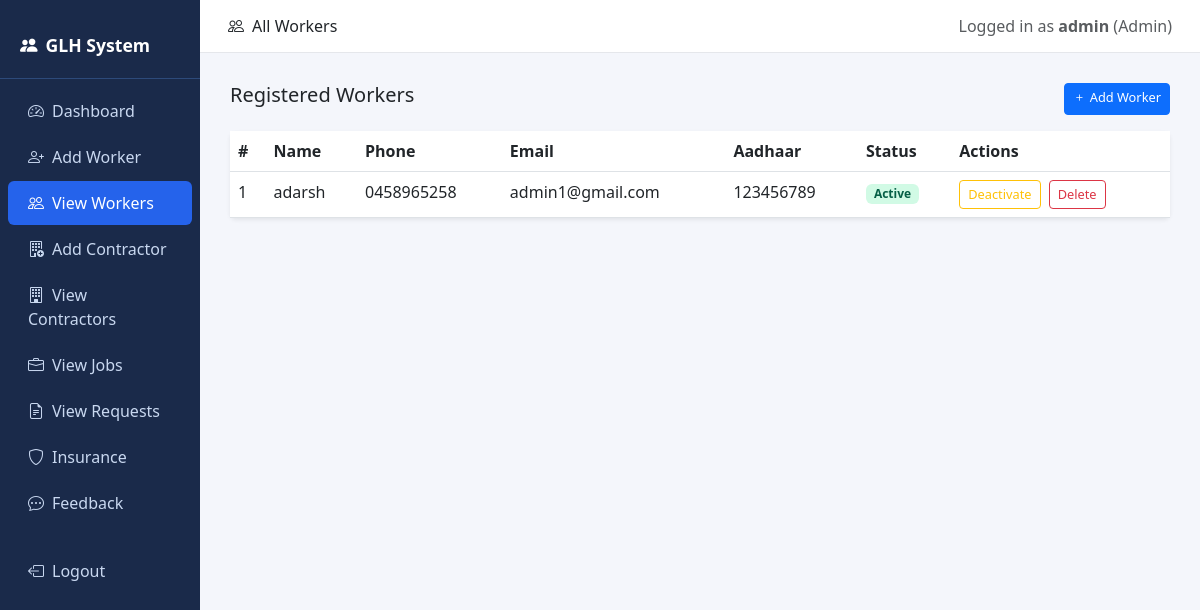
Screenshot of /admin-panel/workers/ (signed in) with the database file from the repository.
### hiring/models.py (models this page shows, shortened)
class UserProfile(models.Model):
    USER_TYPE_CHOICES = [
        ('Admin',    'Admin'),
        ('Police',   'Police'),
        ('Employer', 'Employer'),
        ('Worker',   'Worker'),
    ]
    STATUS_CHOICES = [
        ('Active',   'Active'),
        ('Inactive', 'Inactive'),
    ]
    user      = models.OneToOneField(User, on_delete=models.CASCADE, related_name='profile')
    user_type = models.CharField(max_length=20, choices=USER_TYPE_CHOICES)
    status    = models.CharField(max_length=10, choices=STATUS_CHOICES, default='Active')

class Worker(models.Model):
    GENDER_CHOICES = [('Male', 'Male'), ('Female', 'Female'), ('Other', 'Other')]
    wid             = models.AutoField(primary_key=True)
    name            = models.CharField(max_length=100)
    address         = models.TextField()
    gender          = models.CharField(max_length=10, choices=GENDER_CHOICES)
    phone           = models.CharField(max_length=15)
    email           = models.EmailField(unique=True)
    aadhaar_number  = models.CharField(max_length=12, unique=True)
    date_of_birth   = models.DateField()
    languages_known = models.CharField(max_length=200)
    login           = models.OneToOneField(UserProfile, on_delete=models.CASCADE, related_name='worker_profile')

### hiring/views.py (the view)
# urls.py: path('admin-panel/workers/',                 views.admin_view_workers,    name='admin_view_workers'),
@login_required
def admin_view_workers(request):
    if get_role(request.user) != 'Admin':
        return redirect('dashboard')
    workers = Worker.objects.select_related('login').all()
    return render(request, 'hiring/admin/view_workers.html', {'workers': workers})

### hiring/views.py (called while the page is built)
def get_role(user):
    try:
        return user.profile.user_type
    except Exception:
        return None

### hiring/templates/hiring/admin/view_workers.html (shortened to what this page needs)
{% extends "hiring/base.html" %}
{% block page_title %}<i class="bi bi-people me-2"></i>All Workers{% endblock %}
{% block sidebar %}
<a href="{% url 'admin_dashboard' %}"><i class="bi bi-speedometer2 me-2"></i>Dashboard</a>
<a href="{% url 'admin_add_worker' %}"><i class="bi bi-person-plus me-2"></i>Add Worker</a>
<a href="{% url 'admin_view_workers' %}" class="active"><i class="bi bi-people me-2"></i>View Workers</a>
<a href="{% url 'admin_add_contractor' %}"><i class="bi bi-building-add me-2"></i>Add Contractor</a>
<a href="{% url 'admin_view_contractors' %}"><i class="bi bi-building me-2"></i>View Contractors</a>
<a href="{% url 'admin_view_jobs' %}"><i class="bi bi-briefcase me-2"></i>View Jobs</a>
<a href="{% url 'admin_view_requests' %}"><i class="bi bi-file-earmark-text me-2"></i>View Requests</a>
<a href="{% url 'admin_manage_insurance' %}"><i class="bi bi-shield me-2"></i>Insurance</a>
<a href="{% url 'admin_view_feedback' %}"><i class="bi bi-chat-dots me-2"></i>Feedback</a>
{% endblock %}
{% block content %}
<div class="d-flex justify-content-between mb-3">
  <h5>Registered Workers</h5>
  <a href="{% url 'admin_add_worker' %}" class="btn btn-primary btn-sm"><i class="bi bi-plus me-1"></i>Add Worker</a>
</div>
<div class="card border-0 shadow-sm">
  <div class="table-responsive">
    <table class="table table-hover mb-0">
      <thead><tr><th>#</th><th>Name</th><th>Phone</th><th>Email</th><th>Aadhaar</th><th>Status</th><th>Actions</th></tr></thead>
      <tbody>
      {% for w in workers %}
      <tr>
        <td>{{ w.wid }}</td>
        <td>{{ w.name }}</td>
        <td>{{ w.phone }}</td>
        <td>{{ w.email }}</td>
        <td>{{ w.aadhaar_number }}</td>
        <td>
          {% if w.login.status == 'Active' %}
            <span class="badge badge-approved px-2 py-1">Active</span>
          {% else %}
            <span class="badge badge-rejected px-2 py-1">Inactive</span>
          {% endif %}
        </td>
        <td>
          <a href="{% url 'admin_toggle_worker' w.wid %}" class="btn btn-outline-warning btn-sm">
            {% if w.login.status == 'Active' %}Deactivate{% else %}Activate{% endif %}
          </a>
          <a href="{% url 'admin_delete_worker' w.wid %}" class="btn btn-outline-danger btn-sm ms-1"
             onclick="return confirm('Delete this worker?')">Delete</a>
        </td>
      </tr>
      {% empty %}
        <tr><td colspan="7" class="text-center text-muted py-4">No workers found.</td></tr>
      {% endfor %}
      </tbody>
    </table>
  </div>
</div>
{% endblock %}

### hiring/templates/hiring/base.html (shortened to what this page needs)
<!DOCTYPE html>
<html lang="en">
<head>
  <link rel="stylesheet" href="https://cdn.jsdelivr.net/npm/bootstrap@5.3.0/dist/css/bootstrap.min.css">
  <link rel="stylesheet" href="https://cdn.jsdelivr.net/npm/bootstrap-icons@1.10.5/font/bootstrap-icons.css">
</head>
<body>
{% if user.is_authenticated %}
<div class="d-flex">
  <div class="sidebar col-md-2">
    <div class="brand"><i class="bi bi-people-fill me-2"></i>GLH System</div>
    {% block sidebar %}{% endblock %}
    <a href="{% url 'logout' %}" class="mt-4"><i class="bi bi-box-arrow-left me-2"></i>Logout</a>
  </div>
  <div class="col-md-10 p-0">
    <div class="topbar">
      <span>{% block page_title %}Dashboard{% endblock %}</span>
      <span class="text-muted">Logged in as <strong>{{ user.username }}</strong> ({{ user.profile.user_type }})</span>
    </div>
    <div class="main-content">
      {% block content %}{% endblock %}
    </div>
  </div>
</div>
{% else %}
{% block public_content %}{% endblock %}
{% endif %}
</body>
</html>

### hiring/templates/hiring/base.html (style rules this page uses)
body { background: #f4f6fb; font-family: 'Segoe UI', sans-serif; }
.sidebar { min-height: 100vh; background: #1a2a4a; color: #fff; padding-top: 20px; }
.sidebar a { color: #c9d8f0; text-decoration: none; display: block; padding: 10px 20px; border-radius: 6px; margin: 2px 8px; }
.sidebar a:hover, .sidebar a.active { background: #2563eb; color: #fff; }
.sidebar .brand { font-size: 1.1rem; font-weight: 700; padding: 12px 20px 20px; color: #fff; border-bottom: 1px solid #2d4a7a; margin-bottom: 10px; }
.main-content { padding: 30px; }
.topbar { background: #fff; padding: 14px 28px; border-bottom: 1px solid #e5e7eb; display: flex; justify-content: space-between; align-items: center; }
.badge-approved { background: #d1fae5; color: #065f46; }
table thead { background: #1a2a4a; color: #fff; }
.btn-sm { font-size: .8rem; }

### rows the page displays
Worker: wid "1", name "adarsh", phone "0458965258", email "admin1@gmail.com", aadhaar_number "123456789", shows "Active", shows "Deactivate"

### other values shown
{{ user.username }} "admin"
{{ user.profile.user_type }} "Admin"
